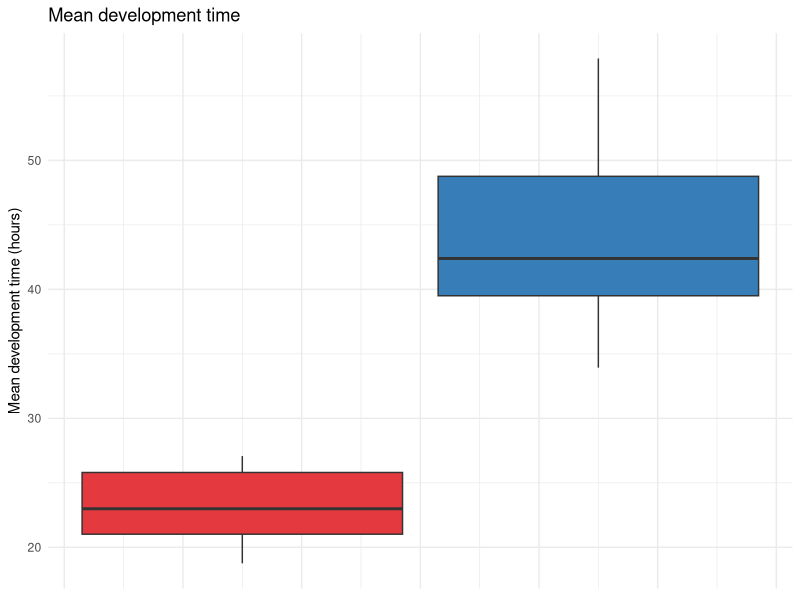

This figure's R source:
library(readxl)
library(ggplot2)
library(tidyverse)

#library(gridExtra)

data <- read_excel("data/phenotypic_data/raw/Development Time Gen 20.xlsx", skip = 1, col_types = "text")
data$Notes <- NULL
data[] <- sapply(data, as.character)

hours <- seq(from = 0, to = 198, by = 6)
colnames(data) <- c("Population", "Vials", "Sex",
                    paste0("t", hours))

data[data == "-"] <- NA

timepoint_cols <- grep("^t", names(data), value = TRUE)
data[timepoint_cols] <- lapply(data[timepoint_cols], function(x) as.numeric(as.character(x)))

data <- data %>%
  group_by(Population, Sex) %>%
  summarise(across(where(is.numeric), ~ mean(.x, na.rm = TRUE)), .groups = "drop")

data_calcs <- data[4:ncol(data)]
data_calcs[] <- sapply(data_calcs, as.numeric)

pop_size <- rowSums(data_calcs, na.rm=T)

data_df <- data.frame(mapply(`*`, data_calcs, hours))
data_sums <- rowSums(data_df, na.rm=T)

data$average <- data_sums/pop_size

data$Regimen <- data$Population
data$Regimen <- gsub("[0-9]+$", "", data$Population)

data$Regimen <- gsub("^EBO$|^EB$", "O-type", data$Regimen)
data$Regimen <- gsub("^CBO$|^CB$", "B-type", data$Regimen)

data_female <- data[which(data$Sex == "F"),]

devtime_boxplots <- ggplot(data_female, aes(y = average, fill = Regimen)) +
  geom_boxplot(outlier.shape = NA, width = 0.6) +
  #geom_jitter(width = 0.2, alpha = 0.3, color = "black") +
  labs(
    title = "Mean development time",
    x = NULL,
    y = "Mean development time (hours)"
  ) +
  scale_fill_manual(values = c("B-type" = "#e43a3f", "O-type" = "#377EB8")) +
  theme_minimal() +
  theme(legend.position = "none",
        axis.text.x = element_blank())

devtime_boxplots
